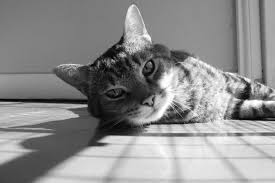
#> input picture image.jpg, 275 x 183 px
$ python exp14.py
#> lines starting #> are read from the running program, lines starting #| are printed output that depends on the picture; after the words box and inside, x2 and y2 are one past the last pixel; in counts of white or black regions, pixels touching at a corner belong together
import cv2
import matplotlib.pyplot as plt

# Load image in grayscale
img = cv2.imread('image.jpg', cv2.IMREAD_GRAYSCALE)
#> img is the input picture: shape (183, 275); min 0, max 255, mean 141.4

# Apply Gaussian Blur
blurred = cv2.GaussianBlur(img, (5, 5), 0)
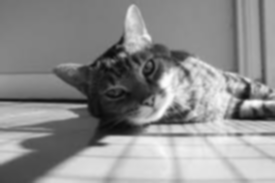
#> blurred: shape (183, 275); min 10, max 252, mean 141.4

# Apply Thresholding
_, thresholded = cv2.threshold(blurred, 127, 255, cv2.THRESH_BINARY)
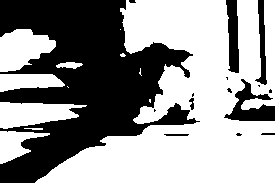
#> thresholded: shape (183, 275); 58.3% white; 15 black regions (8 under 20 px), largest, box (x1, y1, x2, y2) and area: (0, 0, 200, 183) 18688, (224, 79, 275, 121) 933, (226, 0, 239, 73) 706

# Plotting results with histograms
fig, axes = plt.subplots(2, 3, figsize=(15, 8))

# Original image and its histogram
axes[0, 0].imshow(img, cmap='gray')
axes[0, 0].set_title("Original Image")
axes[0, 0].axis('off')
axes[1, 0].hist(img.ravel(), 256, [0, 256])
axes[1, 0].set_title("Histogram - Original")

# Blurred image and its histogram
axes[0, 1].imshow(blurred, cmap='gray')
axes[0, 1].set_title("Gaussian Blurred")
axes[0, 1].axis('off')
axes[1, 1].hist(blurred.ravel(), 256, [0, 256])
axes[1, 1].set_title("Histogram - Blurred")

# Thresholded image and its histogram
axes[0, 2].imshow(thresholded, cmap='gray')
axes[0, 2].set_title("Thresholded Image")
axes[0, 2].axis('off')
axes[1, 2].hist(thresholded.ravel(), 256, [0, 256])
axes[1, 2].set_title("Histogram - Thresholded")

plt.tight_layout()
plt.savefig('gaussian_threshold_hist.png', dpi=300)
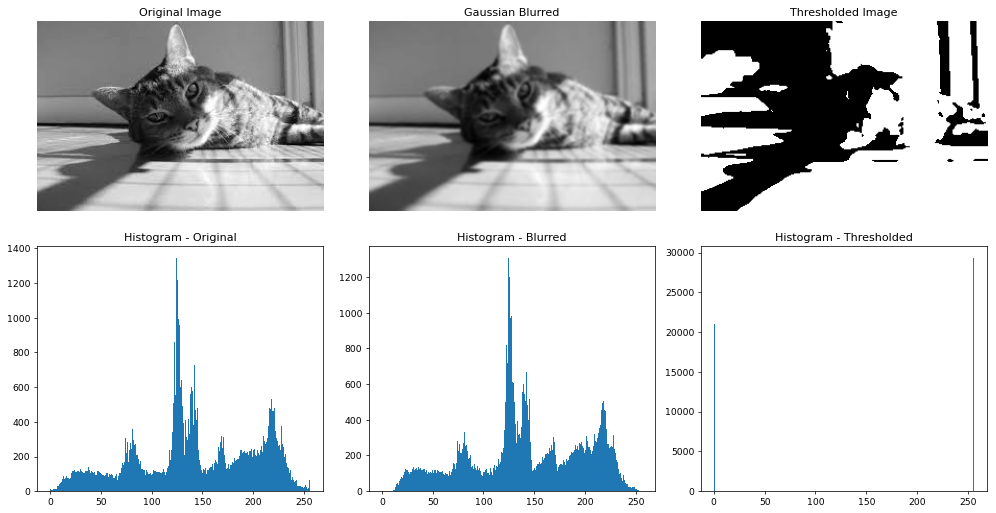
#> figure drawn by matplotlib, 6 panels; panel 4: tallest bar 1346 high, from x = 124 to 125; panel 5: tallest bar 1308 high, from x = 124 to 125; panel 6: tallest bar 29343 high, from x = 255 to 256
plt.show()
